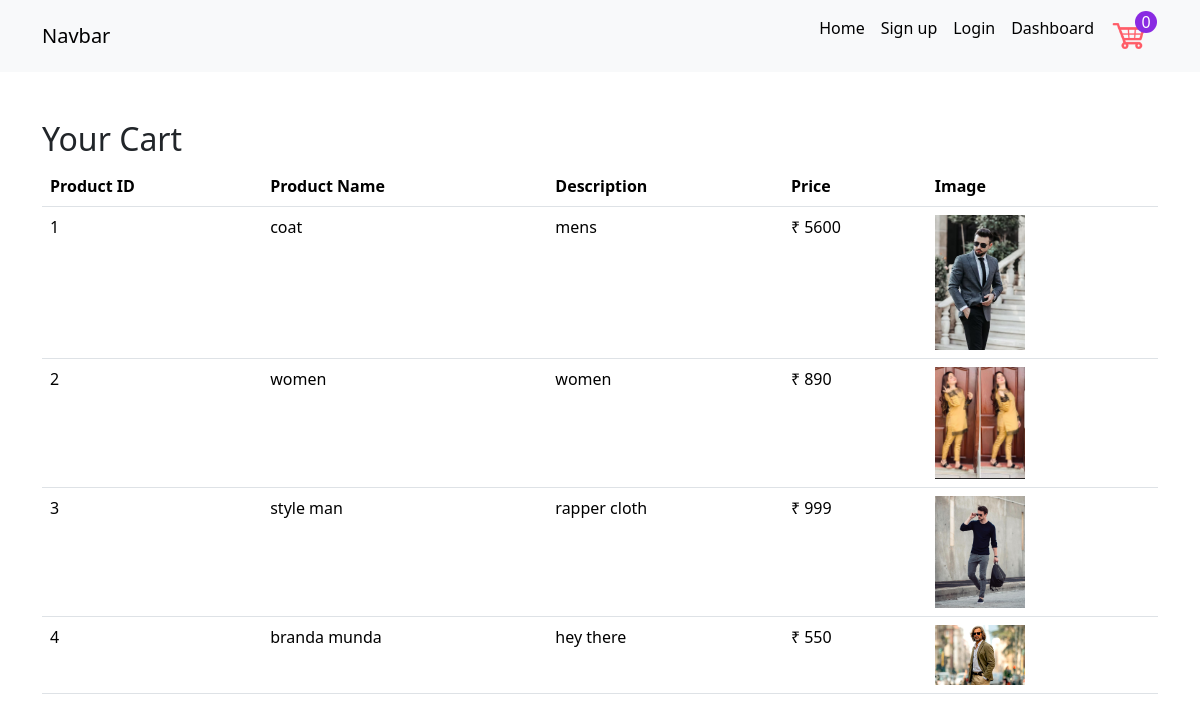
Page /cart/ on the committed database.
### my_app/models.py (models this page shows, shortened)
class Product(models.Model):
    category = models.ForeignKey(Catogory, on_delete=models.CASCADE,default="2")
    product_name = models.CharField(max_length=250,null=True)
    product_price = models.CharField(max_length=250,null=True)
    created_at = models.DateTimeField(("Created At"), auto_now_add=True, null=True)
    image = models.ImageField(upload_to='products/')
    desc = models.TextField()

### my_app/views.py (the view)
# urls.py: path('cart/', cart,name='cart'),
def cart(request):
    print(request.session.get('cart'))
    cart_keys = request.session.get('cart', {}).keys()
    cart_keys_int = [int(key) for key in cart_keys if key.isdigit()]
    if cart_keys_int:
        products = Product.objects.filter(id__in=cart_keys_int)
    else:
        products = Product.objects.all()
    return render(request, 'cart.html', {'products': products})

### templates/cart.html
{% extends "base.html" %}
{% load static %}
{% block  content %}
<div class="container mt-5">
    <h2>Your Cart</h2>
    <table class="table">
      <thead>
        <tr>
          <th scope="col">Product ID</th>
          <th scope="col">Product Name</th>
          <th scope="col">Description</th>
          <th scope="col">Price</th>
          <th scope="col">Image</th>
        </tr>
      </thead>
      <tbody>
        {% for product in products %}
        <tr>
          <td> {{product.id}}  </td>
          <td>{{product.product_name}}</td>
          <td>{{product.desc}}</td>
          <td>₹ {{product.product_price}}</td>
             <td><img src="{{product.image.url}}" alt="Product 1 Image" class="img-fluid" style="width:90px;"></td>
        </tr>
       {% endfor %}
      </tbody>
    </table>
  </div>
{% endblock  %}

### rows in the picture
Product: id "1", product_name "coat", desc "mens", product_price "5600", image (picture)
Product: id "2", product_name "women", desc "women", product_price "890", image (picture)
Product: id "3", product_name "style man", desc "rapper cloth", product_price "999", image (picture)
Product: id "4", product_name "branda munda", desc "hey there", product_price "550", image (picture)

### other values in the picture
{{ request.session.cart.keys|length }} "0"
